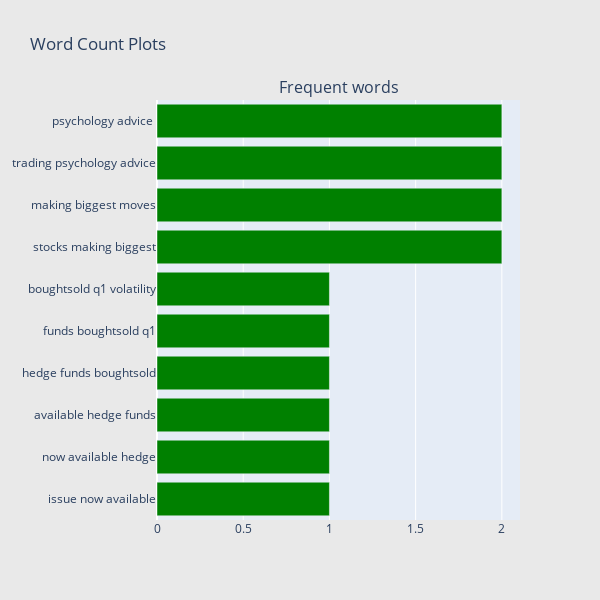

This figure's notebook cell:
### Code cell
## Get the bar chart from 5 rated reviews ##
freq_dict = defaultdict(int)
for sent in df2["Headline_Lower"]:
    for word in generate_ngrams(sent,3):
        freq_dict[word] += 1
fd_sorted = pd.DataFrame(sorted(freq_dict.items(), key=lambda x: x[1])[::-1])
fd_sorted.columns = ["word", "wordcount"]
trace0 = horizontal_bar_chart(fd_sorted.head(10), 'green')

# Creating two subplots
fig = tools.make_subplots(rows=1, cols=1, vertical_spacing=0.04,
                          subplot_titles=["Frequent words"])
fig.append_trace(trace0, 1, 1)
#fig.append_trace(trace1, 1, 2)
fig['layout'].update(height=600, width=600, paper_bgcolor='rgb(233,233,233)', title="Word Count Plots")
py.iplot(fig, filename='word-plots');

### Figure 1 — Plotly figure (JSON) as saved in the notebook; plotly's stock layout.template omitted (floating-point values rounded to 4 significant figures)
{"data": [{"marker": {"color": "green"}, "orientation": "h", "showlegend": false, "type": "bar", "x": [1, 1, 1, 1, 1, 1, 2, 2, 2, 2], "xaxis": "x", "y": ["issue now available", "now available hedge", "available hedge funds", "hedge funds boughtsold", "funds boughtsold q1", "boughtsold q1 volatility", "stocks making biggest", "making biggest moves", "trading psychology advice", "psychology advice "], "yaxis": "y"}], "layout": {"annotations": [{"font": {"size": 16}, "showarrow": false, "text": "Frequent words", "x": 0.5, "xanchor": "center", "xref": "paper", "y": 1, "yanchor": "bottom", "yref": "paper"}], "height": 600, "paper_bgcolor": "rgb(233,233,233)", "title": {"text": "Word Count Plots"}, "width": 600, "xaxis": {"anchor": "y", "domain": [0, 1]}, "yaxis": {"anchor": "x", "domain": [0, 1]}}}
